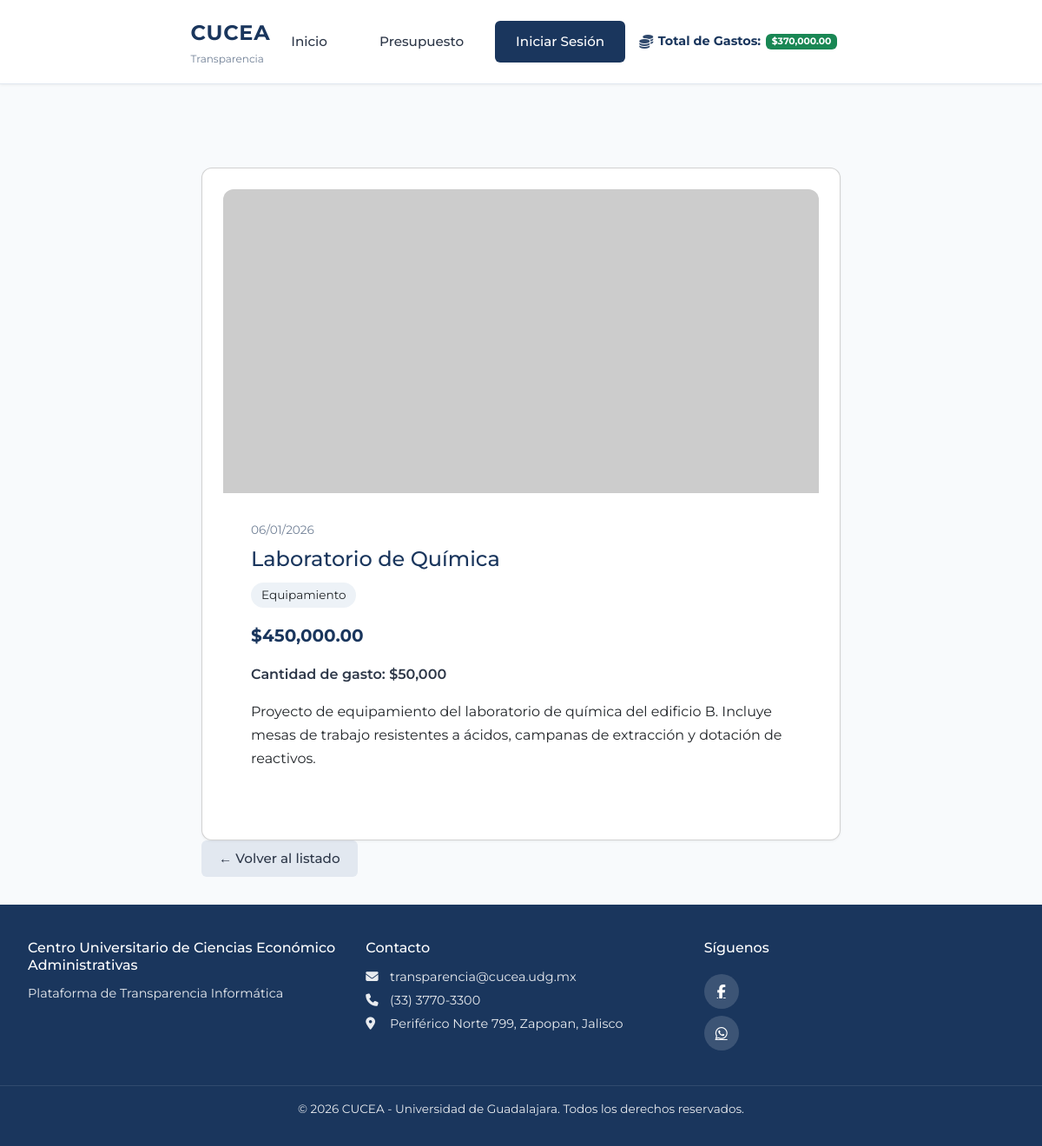
The page /presupuesto/1 on the database its author committed.
### models.py (models this page shows, shortened)
class Presupuesto(db.Model):
    __tablename__ = 'presupuestos'
    id = db.Column(db.Integer, primary_key=True)
    concepto = db.Column(db.String(200), nullable=False)  # Título del proyecto
    descripcion_corta = db.Column(db.String(300))  # Resumen breve para la card (si vacío se trunca descripcion)
    descripcion = db.Column(db.Text)  # Descripción larga para el modal
    imagen_url = db.Column(db.String(500))  # Ruta o URL de imagen (ej: img/proyecto1.jpg)
    monto = db.Column(db.Float, nullable=False)
    categoria = db.Column(db.String(100), nullable=False)
    fecha = db.Column(db.Date, nullable=False)  # Fecha del proyecto
    cantidad_gasto = db.Column(db.Float, default=0, nullable=False)
    likes = db.Column(db.Integer, default=0, nullable=False)
    dislikes = db.Column(db.Integer, default=0, nullable=False)
    fecha_registro = db.Column(db.DateTime, default=datetime.utcnow)
    comentarios = db.relationship('Comentario', backref='presupuesto', lazy='dynamic', order_by='Comentario.fecha_creacion')
    votos = db.relationship('VotoPresupuesto', backref='presupuesto', lazy='dynamic', foreign_keys='VotoPresupuesto.presupuesto_id')

### app.py (the view)
    @app.route('/presupuesto/<int:id>')
    def presupuesto_detalle(id):
        presupuesto = Presupuesto.query.get_or_404(id)
        return render_template('presupuesto/detalle.html', presupuesto=presupuesto)

### templates/presupuesto/detalle.html (shortened to what this page needs)
{% extends "base/layout.html" %}
{% block content %}
<div class="detalle-page">
    <article class="detalle-card card">
        <div class="detalle-card__image">
            {% if presupuesto.imagen_url %}
            <img src="{{ presupuesto.imagen_url if presupuesto.imagen_url.startswith('http') else url_for('static', filename=presupuesto.imagen_url) }}" alt="{{ presupuesto.concepto }}">
            {% else %}
            <div class="detalle-card__placeholder">
                <i class="fas fa-image"></i>
                <span>Sin imagen</span>
            </div>
            {% endif %}
        </div>
        <div class="detalle-card__body">
            <p class="detalle-card__date">{{ presupuesto.fecha.strftime('%d/%m/%Y') }}</p>
            <h1 class="detalle-card__title">{{ presupuesto.concepto }}</h1>
            <span class="detalle-card__badge">{{ presupuesto.categoria }}</span>
            <p class="detalle-card__monto">${{ "{:,.2f}".format(presupuesto.monto) }}</p>
            {% if presupuesto.cantidad_gasto %}<p class="detalle-card__gasto">Cantidad de gasto: ${{ "{:,.0f}".format(presupuesto.cantidad_gasto) }}</p>{% endif %}
            {% if presupuesto.descripcion %}
            <div class="detalle-card__descripcion">
                {{ presupuesto.descripcion }}
            </div>
            {% endif %}
        </div>
    </article>
    <a href="{{ url_for('presupuestos_lista') }}" class="btn btn--secondary">← Volver al listado</a>
</div>
{% endblock %}

### static/css/main.css (style rules this page uses)
:root { --color-primary: #1a365d; --color-primary-light: #2c5282; --color-primary-hover: #2d4a7c; --color-text: #2d3748; --color-text-muted: #718096; --color-bg: #f8fafc; --color-card: #ffffff; --color-border: #e2e8f0; --shadow: 0 1px 3px rgba(0, 0, 0, 0.06); --shadow-hover: 0 4px 12px rgba(0, 0, 0, 0.1); --navbar-height: 80px; --navbar-height-scrolled: 60px; --font-main: 'Montserrat', 'Segoe UI', system-ui, sans-serif; }
* { box-sizing: border-box; }
body { margin: 0; font-family: var(--font-main); background: var(--color-bg); color: var(--color-text); line-height: 1.6; min-height: 100vh; display: flex; flex-direction: column; }
.btn { display: inline-block; padding: 0.6rem 1.25rem; border-radius: 6px; font-weight: 500; font-family: var(--font-main); text-decoration: none; cursor: pointer; border: none; font-size: 0.95rem; transition: background-color 0.2s, color 0.2s; }
.btn--secondary { background: var(--color-border); color: var(--color-text); }
.detalle-page { max-width: 800px; margin: 0 auto; }
.detalle-card__image { width: 100%; height: 350px; overflow: hidden; border-radius: 12px 12px 0 0; }
.detalle-card__image img { width: 100%; height: 100%; object-fit: cover; }
.detalle-card__body { padding: 2rem; }
.detalle-card__date { font-size: 0.85rem; color: var(--color-text-muted); margin: 0 0 0.5rem; }
.detalle-card__title { margin: 0 0 0.75rem; font-size: 1.5rem; color: var(--color-primary); }
.detalle-card__badge { display: inline-block; padding: 0.25rem 0.75rem; background: #edf2f7; border-radius: 20px; font-size: 0.85rem; margin-bottom: 1rem; }
.detalle-card__monto { font-size: 1.25rem; font-weight: 700; color: var(--color-primary); margin: 0 0 1rem; }
.detalle-card__gasto { font-size: 1rem; font-weight: 600; color: var(--color-text); margin: 0 0 1rem; }
.detalle-card__descripcion { margin: 0 0 1.5rem; line-height: 1.7; }
.card { background: var(--color-card); border-radius: 12px; box-shadow: var(--shadow); padding: 1.5rem; }
.main-content .presupuestos-page, .main-content .auth-container, .main-content .form-page, .main-content .detalle-page { padding: 2rem; padding-top: calc(var(--navbar-height) + 1rem); }

### rows shown on the page
Presupuesto: fecha "06/01/2026", concepto "Laboratorio de Química", categoria "Equipamiento", monto "450,000.00", cantidad_gasto "50,000", descripcion "Proyecto de equipamiento del laboratorio de química del edificio B. Incluye mesas de trabajo resistentes a ácidos, campanas de extracción y dotación de reactivos."

### other values the page prints
{{ "{:,.2f}".format(total_invertido) }} "370,000.00"
